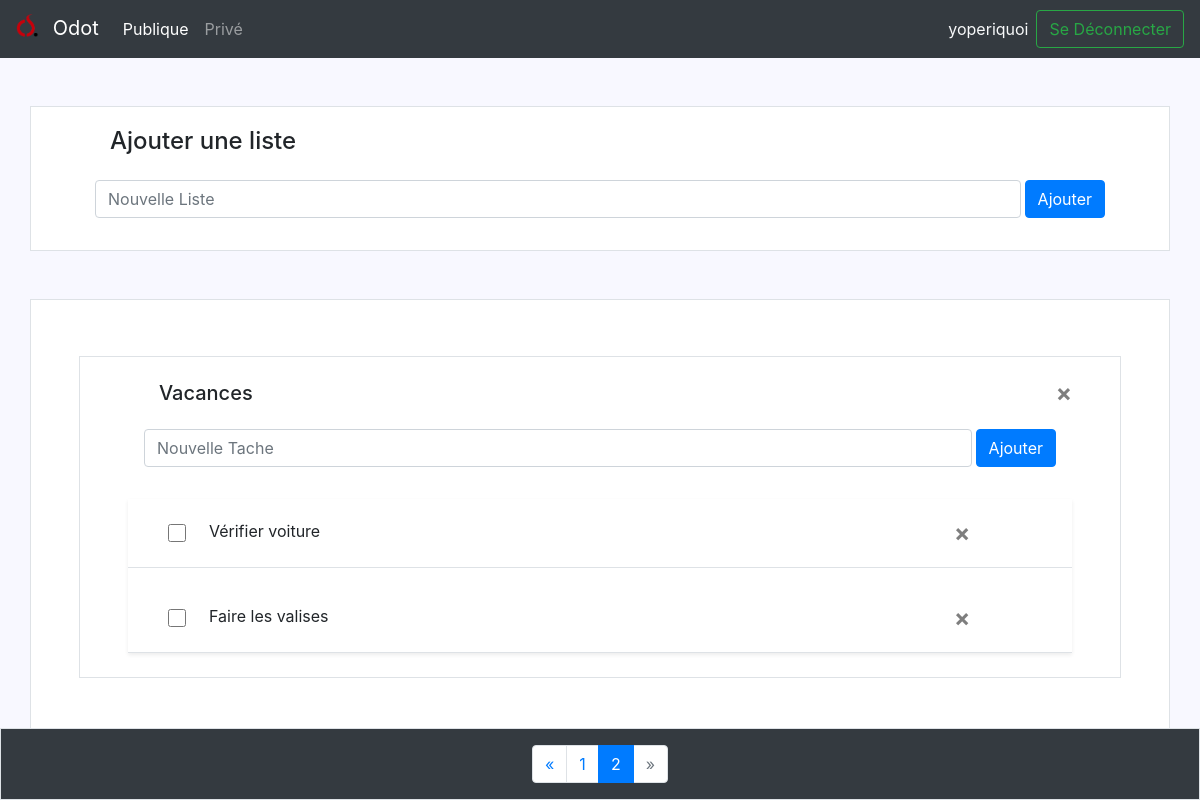
The app's page /?action&page=2 (signed in) with its own data.
### tables this page shows
CREATE TABLE IF NOT EXISTS `utilisateur` (
  `Email` varchar(50) NOT NULL,
  `Pseudonyme` varchar(40) NOT NULL,
  `Mdp` varchar(80) NOT NULL,
  PRIMARY KEY (`Email`)
);

CREATE TABLE IF NOT EXISTS `listespublique` (
  `IdListePublique` int(11) NOT NULL AUTO_INCREMENT,
  `Titre` varchar(40) NOT NULL,
  PRIMARY KEY (`IdListePublique`),
  UNIQUE KEY `Titre` (`Titre`)
);

CREATE TABLE IF NOT EXISTS `tache` (
  `IdTache` int(11) NOT NULL AUTO_INCREMENT,
  `Nom` varchar(100) NOT NULL,
  `Effectue` tinyint(1) NOT NULL,
  PRIMARY KEY (`IdTache`),
  UNIQUE KEY `Nom` (`Nom`)
);

### index.php (called while the page is built, shortened)
<?php
require_once(__DIR__.'/config/config.php');
require_once(__DIR__.'/config/SplClassLoader.php');
$cont = new controleur\FrontControleur();
?>

### config/SplClassLoader.php (called while the page is built, shortened)
<?php
class SplClassLoader
{
    private $_fileExtension = '.php';
    private $_namespace;
    private $_namespaceSeparator = '\\';
    public function __construct(string $ns = null, string $includePath = null)
    {
        $this->_namespace = $ns;
        $this->_includePath = $includePath;
    }
    public function loadClass(string $className)
    {
        if (null === $this->_namespace || $this->_namespace.$this->_namespaceSeparator === substr($className, 0, strlen($this->_namespace.$this->_namespaceSeparator))) {
            $fileName = '';
            if (false !== ($lastNsPos = strripos($className, $this->_namespaceSeparator))) {
                $namespace = substr($className, 0, $lastNsPos);
                $className = substr($className, $lastNsPos + 1);
                $fileName = str_replace($this->_namespaceSeparator, DIRECTORY_SEPARATOR, $namespace) . DIRECTORY_SEPARATOR;
            }
            $fileName .= str_replace('_', DIRECTORY_SEPARATOR, $className) . $this->_fileExtension;
        }
    }
}

### config/config.php (called while the page is built, shortened)
<?php
$user = 'root';
$pass = '';
$dsn = 'mysql:host=localhost;dbname=Odot';
?>

### modele/Modele.php (called while the page is built, shortened)
<?php
class Modele
{
    private $UtilisateurGateway;
    private $ListeGateway;
    public function __construct()
    {
        $this->UtilisateurGateway = new UtilisateurGateway();
        $this->ListeGateway = new ListeGateway();
    }
    public function nbListes() {
        return $this->ListeGateway->nbListes();
    }
    public function toutesLesListes(int $page, int $nbListesPages) {
        return $this->ListeGateway->findAllListes($page, $nbListesPages);
    }
    public function getPseudoUtilisateur(String $Email) {
        return $this->UtilisateurGateway->getPseudoUtilisateur($Email);
    }
}

### DAL/UtilisateurGateway.php (called while the page is built, shortened)
<?php
class UtilisateurGateway
{
    private $con;
    public function __construct($c=null)
    {
        if(isset($c) && $c != null) {
            $this->con=$c;
        } else {
            global $dsn, $user, $pass;
            $this->con=new Connection($dsn, $user, $pass);
        }
    }
    public function getPseudoUtilisateur(string $email) {
        $query='SELECT Pseudonyme FROM Utilisateur where Email=:email';
        $this->con->executeQuery($query,array(':email' => array($email, PDO::PARAM_STR)));
        $results=$this->con->getResults();
        if(isset($results[0]['Pseudonyme'])){
            return $results[0]['Pseudonyme'];
        }
        else return null;
    }
}

### DAL/Connection.php (called while the page is built, shortened)
<?php
class Connection extends \PDO {
private $stmt;
public function executeQuery(string $query, array $parameters = []) : bool{
	$this->stmt = parent::prepare($query);
	foreach ($parameters as $name => $value) {
	 $this->stmt->bindValue($name, $value[0], $value[1]);
	}
	return $this->stmt->execute();
}
public function getResults() : array {
 return $this->stmt->fetchall();
}
}
?>

### config/Validation.php (called while the page is built, shortened)
<?php
class Validation
{
    public static function val_page(?int $page) {
        return $page;
    }
}

### DAL/ListeGateway.php (called while the page is built, shortened)
<?php
class ListeGateway
{
    private $con;
    public function __construct($c=null)
    {
        if(isset($c) && $c != null) {
            $this->con = $c;
        } else {
            global $dsn, $user, $pass;
            $this->con=new Connection($dsn, $user, $pass);
        }
    }
    public function nbListes() {
        $query='SELECT count(*) FROM ListesPublique';
        $this->con->executeQuery($query,array());
        $results=$this->con->getResults();
        return $results[0]['count(*)'] == null ? 0 : $results[0]['count(*)'];
    }
    public function findAllListes(int $page, int $nbListesPages):array{
        $query='SELECT * FROM ListesPublique LIMIT :debut,:nb';
        $this->con->executeQuery($query,array(':debut' => array(($page-1)*$nbListesPages, PDO::PARAM_INT),
        										':nb' => array($nbListesPages, PDO::PARAM_INT)));
        $results=$this->con->getResults();
        foreach ($results as $row){
            $Titre=$row['Titre'];
            $query='SELECT * FROM ListeTachePublic where IdListePublique=:id';
            $this->con->executeQuery($query,array(':id' => array($row['IdListePublique'], PDO::PARAM_INT)));
            $resultats=$this->con->getResults();
            foreach ($resultats as $row){
                $query='SELECT IdTache,Nom,Effectue FROM Tache where IdTache=:id';
                $this->con->executeQuery($query,array(':id' => array($row['IdTache'], PDO::PARAM_INT)));
                $Tache=$this->con->getResults();
                foreach ($Tache as $value){
                    $Taches[]=new Tache($value['IdTache'],$value['Nom'],$value['Effectue']);
                }
            }
            if(empty($Taches)){
                $ListesTachesPublique[]=new ListeTache($Titre,$Taches=[]);
            }else{
                $ListesTachesPublique[]=new ListeTache($Titre,$Taches);
            }
            $Taches=[];
        }
        return $ListesTachesPublique;
    }
}

### DAL/metier/Tache.php (called while the page is built, shortened)
<?php
class Tache{
    public string $Nom;
    function __construct(int $Id,string $Nom, bool $Effectue){
        $this->Id=$Id;
        $this->Nom=$Nom;
        $this->Effectue=$Effectue;
    }
    function __toString() : string
    {
        return $this->Nom;
    }
}

### DAL/metier/ListeTache.php (called while the page is built, shortened)
<?php
class ListeTache
{
    private $Titre;
    function __construct(string $Titre,array $Taches){
        $this->Titre=$Titre;
    }
    function __ToString():string{
        return $this->Titre;
    }
}

### vues/PagePrincipale.php (the view, shortened to what this page needs)
<!DOCTYPE html>
<html lang="fr" xmlns="http://www.w3.org/1999/html">
<head>
    <link href="BootStrap/css/bootstrap.min.css" rel="stylesheet">
    <link href="vues/css/CSSPagePrincipale.css" rel="stylesheet">
</head>
<body class="bg">
<nav class="navbar navbar-expand navbar-dark bg-dark mb-4">
    <a class="navbar-brand" href="#">
        <img class="mr-2 mb-2" src="vues/Images/OdotShortcut.jpg" alt="" width="23" height="23">
        Odot
    </a>
    <div class="collapse navbar-collapse" id="navbarCollapse">
        <ul class="navbar-nav mr-auto">
            <li class="nav-item active">
                <a class="nav-link active" href="#">Publique<span class="sr-only">(current)</span></a>
            </li>
            <li class="nav-item">
                <a class="nav-link" href="?action=pagePrivee" tabindex="-1" aria-disabled="true">Privé</a>
            </li>
        </ul>
        <label class='mr-sm-2 text-light mt-2'><?php print isset($pseudo) ? $pseudo : "Invité"; ?></label>
        <a href='?action=<?php print isset($pseudo) ? "seDeconnecter" : "pageConnection"; ?>' class='form-inline mt-2 mt-md-0' style='text-decoration: none'>
                <button class='btn btn-outline-success my-2 my-sm-0' type='submit'>
                    <?php print isset($pseudo) ? "Se Déconnecter" : "Se connecter"; ?></button>
        </a>
    </div>
</nav>
<main role='main' class='container bg-white py-3 px-5 border my-5'>
    <h4 class='mt-1 ml-3 col-sm-10'>Ajouter une liste</h4>
    <form  class='d-flex col-12 p-3' method='POST'>
        <input type='text' name='AjoutListe' class='form-control todo-list-input mr-1' placeholder='Nouvelle Liste'>
        <button type='submit' name="action" value="ajouterListePublique" class='btn btn-primary'>Ajouter</button>
    </form>
</main>
<main role='main' class='container bg-white py-2 px-5 border '>
    <?php
        if($ListesPublique!=NULL) {
            foreach ($ListesPublique as $ListePublique) {
                print"
            <main role='main' class='container bg-white py-2 px-5 border my-5'>
            <form method='post'>
                    <input type='text' name='NomListe' value='$ListePublique' hidden>
                    <button id='delete' name='action' value='supprimerListePublique' class='mt-3 close justify-content-end col-sm1' aria-label='Close'>
                        <span aria-hidden='true'>&times;</span>
                    </button>
            </form>
            <h5 class='mt-3 ml-3 col-sm-10'>$ListePublique</h5>
            <form  class='d-flex col-12 p-3' method='POST'>
                <input type='hidden' name='Liste' value='$ListePublique'/>
                <input type='text' name='Ajout' class='form-control todo-list-input mr-1' placeholder='Nouvelle Tache'>
                <button type='submit' name='action' value='ajouterTachePublique' class='btn btn-primary'>Ajouter</button>
            </form>";
    print "<ul class='list-unstyled shadow-sm mb-1 todo-list'>";
                if ($ListePublique->Taches != NULL) {
                    $TachesPublique = $ListePublique->Taches;
                    foreach ($TachesPublique as $Tache) {
                        if ($Tache->Effectue == false) {
                            print "
                                    <li class='d-flex align-items-center p-3 my-3 border-bottom border-gray'>
                                        <input type='checkbox' class='ml-4 checkbox'>
                                        <label for='$Tache' id='Tache' class='ml-2 pt-1 label-list col-sm-10 tache'>$Tache</label>
                                        <form method='post'>
                                            <input type='text' name='NomTache' value='$Tache' hidden>
                                            <button id='delete' name='action' value='supprimerTachePublique' class='close justify-content-end col-sm1' aria-label='Close'>
                                                <span aria-hidden='true'>&times;</span>
                                            </button>
                                        </form>
                                    </li>";
                        }
                    }
                    print "</ul>";
                }
                print "</main>";
            }
        }else{
            print "<h5 class='text-center mt-2'>Veuillez commencer par créer une liste !</h5>";
        }
        ?>
</main>
</body>
<footer class="d-flex justify-content-center start-50 translate-middle-x w-100 fixed-bottom">
    <main role='main' class='w-100 bg-dark border d-flex justify-content-center pt-3'>
        <nav aria-label="Page navigation navbar navbar-expand">
            <ul class="pagination">
                <li class="page-item <?= ($page == 1) ? 'disabled' : '' ?>">
                    <a class="page-link"
                       href="?action&amp;page=<?= $page - 1 ?>" aria-label="Previous">
                        <span aria-hidden="true">&laquo;</span>
                    </a>
                </li>
                <?php
                if($nbPages < 10){
                    for($p = 1; $p <= $nbPages; $p++): ?>
                        <li class="page-item <?= ($p == $page) ? 'active' : '' ?>">
                            <a class="page-link" href="?action&amp;page=<?= $p ?>"><?= $p ?></a>
                        </li>
                    <?php
                    endfor;
                }
                ?>
                <li class="page-item <?= ($page == $nbPages) ? 'disabled' : '' ?>">
                    <a class="page-link"
                       href="?action&amp;page=<?= $page + 1 ?>" aria-label="Next">
                        <span aria-hidden="true">&raquo;</span>
                    </a>
                </li>
            </ul>
        </nav>
    </main>
</footer>
</html>

### vues/css/CSSPagePrincipale.css (style rules this page uses)
input[type="checkbox"] { width: 18px; height: 18px; }
.bg { background-color: ghostwhite; }

### records on screen
utilisateur: Pseudonyme "yoperiquoi"
listespublique: Titre "Vacances"
tache: Nom "Vérifier voiture"
tache: Nom "Faire les valises"
